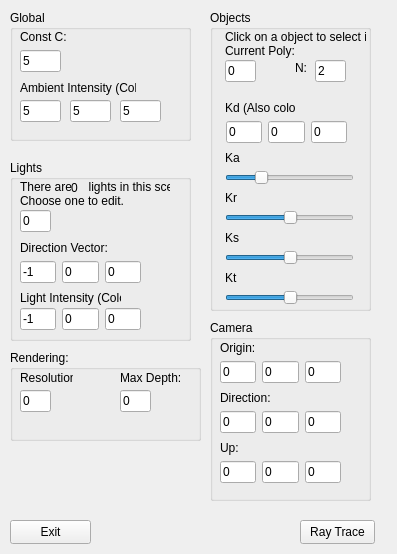
<ui version="4.0" >
 <class>control</class>
 <widget class="QWidget" name="control" >
  <property name="geometry" >
   <rect>
    <x>0</x>
    <y>0</y>
    <width>397</width>
    <height>554</height>
   </rect>
  </property>
  <property name="windowTitle" >
   <string>ToolBox</string>
  </property>
  <widget class="QGroupBox" name="groupBox_3" >
   <property name="geometry" >
    <rect>
     <x>210</x>
     <y>10</y>
     <width>161</width>
     <height>301</height>
    </rect>
   </property>
   <property name="title" >
    <string>Objects</string>
   </property>
   <widget class="QLabel" name="label_3" >
    <property name="geometry" >
     <rect>
      <x>15</x>
      <y>20</y>
      <width>141</width>
      <height>28</height>
     </rect>
    </property>
    <property name="text" >
     <string>Click on a object to select it
Current Poly:</string>
    </property>
   </widget>
   <widget class="QLabel" name="label_9" >
    <property name="geometry" >
     <rect>
      <x>85</x>
      <y>50</y>
      <width>16</width>
      <height>16</height>
     </rect>
    </property>
    <property name="text" >
     <string>N:</string>
    </property>
   </widget>
   <widget class="QLabel" name="label_7" >
    <property name="geometry" >
     <rect>
      <x>15</x>
      <y>90</y>
      <width>71</width>
      <height>16</height>
     </rect>
    </property>
    <property name="text" >
     <string>Kd (Also color):</string>
    </property>
   </widget>
   <widget class="QLabel" name="label_4" >
    <property name="geometry" >
     <rect>
      <x>15</x>
      <y>140</y>
      <width>129</width>
      <height>16</height>
     </rect>
    </property>
    <property name="text" >
     <string>Ka</string>
    </property>
   </widget>
   <widget class="QLabel" name="asdf" >
    <property name="geometry" >
     <rect>
      <x>15</x>
      <y>180</y>
      <width>129</width>
      <height>16</height>
     </rect>
    </property>
    <property name="text" >
     <string>Kr</string>
    </property>
   </widget>
   <widget class="QSlider" name="kr" >
    <property name="geometry" >
     <rect>
      <x>15</x>
      <y>200</y>
      <width>129</width>
      <height>16</height>
     </rect>
    </property>
    <property name="sliderPosition" >
     <number>50</number>
    </property>
    <property name="orientation" >
     <enum>Qt::Horizontal</enum>
    </property>
   </widget>
   <widget class="QLabel" name="label_6" >
    <property name="geometry" >
     <rect>
      <x>15</x>
      <y>220</y>
      <width>129</width>
      <height>16</height>
     </rect>
    </property>
    <property name="text" >
     <string>Ks</string>
    </property>
   </widget>
   <widget class="QSlider" name="ks" >
    <property name="geometry" >
     <rect>
      <x>15</x>
      <y>240</y>
      <width>129</width>
      <height>16</height>
     </rect>
    </property>
    <property name="sliderPosition" >
     <number>50</number>
    </property>
    <property name="orientation" >
     <enum>Qt::Horizontal</enum>
    </property>
   </widget>
   <widget class="QLabel" name="asdf_2" >
    <property name="geometry" >
     <rect>
      <x>15</x>
      <y>260</y>
      <width>129</width>
      <height>16</height>
     </rect>
    </property>
    <property name="text" >
     <string>Kt</string>
    </property>
   </widget>
   <widget class="QSlider" name="kt" >
    <property name="geometry" >
     <rect>
      <x>15</x>
      <y>280</y>
      <width>129</width>
      <height>16</height>
     </rect>
    </property>
    <property name="sliderPosition" >
     <number>50</number>
    </property>
    <property name="orientation" >
     <enum>Qt::Horizontal</enum>
    </property>
   </widget>
   <widget class="QLineEdit" name="nEdit" >
    <property name="geometry" >
     <rect>
      <x>105</x>
      <y>50</y>
      <width>31</width>
      <height>22</height>
     </rect>
    </property>
    <property name="text" >
     <string>2</string>
    </property>
   </widget>
   <widget class="QLineEdit" name="selected" >
    <property name="geometry" >
     <rect>
      <x>15</x>
      <y>50</y>
      <width>31</width>
      <height>22</height>
     </rect>
    </property>
    <property name="text" >
     <string>0</string>
    </property>
    <property name="readOnly" >
     <bool>true</bool>
    </property>
   </widget>
   <widget class="QSlider" name="ka" >
    <property name="geometry" >
     <rect>
      <x>15</x>
      <y>160</y>
      <width>129</width>
      <height>16</height>
     </rect>
    </property>
    <property name="sliderPosition" >
     <number>25</number>
    </property>
    <property name="orientation" >
     <enum>Qt::Horizontal</enum>
    </property>
   </widget>
   <widget class="QWidget" name="layoutWidget_6" >
    <property name="geometry" >
     <rect>
      <x>16</x>
      <y>110</y>
      <width>121</width>
      <height>24</height>
     </rect>
    </property>
    <layout class="QHBoxLayout" >
     <property name="margin" >
      <number>0</number>
     </property>
     <property name="spacing" >
      <number>6</number>
     </property>
     <item>
      <widget class="QLineEdit" name="kdR" >
       <property name="text" >
        <string>0</string>
       </property>
      </widget>
     </item>
     <item>
      <widget class="QLineEdit" name="kdG" >
       <property name="text" >
        <string>0</string>
       </property>
      </widget>
     </item>
     <item>
      <widget class="QLineEdit" name="kdB" >
       <property name="text" >
        <string>0</string>
       </property>
      </widget>
     </item>
    </layout>
   </widget>
  </widget>
  <widget class="QGroupBox" name="groupBox" >
   <property name="geometry" >
    <rect>
     <x>10</x>
     <y>10</y>
     <width>181</width>
     <height>131</height>
    </rect>
   </property>
   <property name="title" >
    <string>Global</string>
   </property>
   <widget class="QLabel" name="label" >
    <property name="geometry" >
     <rect>
      <x>10</x>
      <y>20</y>
      <width>47</width>
      <height>14</height>
     </rect>
    </property>
    <property name="text" >
     <string>Const C:</string>
    </property>
   </widget>
   <widget class="QLabel" name="label_8" >
    <property name="geometry" >
     <rect>
      <x>10</x>
      <y>70</y>
      <width>116</width>
      <height>16</height>
     </rect>
    </property>
    <property name="text" >
     <string>Ambient Intensity (Color):</string>
    </property>
   </widget>
   <widget class="QLineEdit" name="iaG" >
    <property name="geometry" >
     <rect>
      <x>60</x>
      <y>90</y>
      <width>41</width>
      <height>22</height>
     </rect>
    </property>
    <property name="text" >
     <string>5</string>
    </property>
   </widget>
   <widget class="QLineEdit" name="iaB" >
    <property name="geometry" >
     <rect>
      <x>110</x>
      <y>90</y>
      <width>41</width>
      <height>22</height>
     </rect>
    </property>
    <property name="text" >
     <string>5</string>
    </property>
   </widget>
   <widget class="QLineEdit" name="c" >
    <property name="geometry" >
     <rect>
      <x>10</x>
      <y>40</y>
      <width>41</width>
      <height>22</height>
     </rect>
    </property>
    <property name="text" >
     <string>5</string>
    </property>
   </widget>
   <widget class="QLineEdit" name="iaR" >
    <property name="geometry" >
     <rect>
      <x>10</x>
      <y>90</y>
      <width>41</width>
      <height>22</height>
     </rect>
    </property>
    <property name="text" >
     <string>5</string>
    </property>
   </widget>
  </widget>
  <widget class="QGroupBox" name="groupBox_2" >
   <property name="geometry" >
    <rect>
     <x>10</x>
     <y>160</y>
     <width>181</width>
     <height>181</height>
    </rect>
   </property>
   <property name="title" >
    <string>Lights</string>
   </property>
   <widget class="QLabel" name="numLights" >
    <property name="geometry" >
     <rect>
      <x>61</x>
      <y>20</y>
      <width>13</width>
      <height>16</height>
     </rect>
    </property>
    <property name="text" >
     <string>0</string>
    </property>
   </widget>
   <widget class="QLabel" name="label_2" >
    <property name="geometry" >
     <rect>
      <x>10</x>
      <y>80</y>
      <width>97</width>
      <height>16</height>
     </rect>
    </property>
    <property name="text" >
     <string>Direction Vector:</string>
    </property>
   </widget>
   <widget class="QWidget" name="layoutWidget_2" >
    <property name="geometry" >
     <rect>
      <x>10</x>
      <y>147</y>
      <width>121</width>
      <height>24</height>
     </rect>
    </property>
    <layout class="QHBoxLayout" >
     <property name="margin" >
      <number>0</number>
     </property>
     <property name="spacing" >
      <number>6</number>
     </property>
     <item>
      <widget class="QLineEdit" name="lightR" >
       <property name="text" >
        <string>-1</string>
       </property>
      </widget>
     </item>
     <item>
      <widget class="QLineEdit" name="lightG" >
       <property name="text" >
        <string>0</string>
       </property>
      </widget>
     </item>
     <item>
      <widget class="QLineEdit" name="lightB" >
       <property name="text" >
        <string>0</string>
       </property>
      </widget>
     </item>
    </layout>
   </widget>
   <widget class="QLabel" name="label_10" >
    <property name="geometry" >
     <rect>
      <x>10</x>
      <y>130</y>
      <width>101</width>
      <height>16</height>
     </rect>
    </property>
    <property name="text" >
     <string>Light Intensity (Color):</string>
    </property>
   </widget>
   <widget class="QWidget" name="layoutWidget_3" >
    <property name="geometry" >
     <rect>
      <x>10</x>
      <y>100</y>
      <width>121</width>
      <height>24</height>
     </rect>
    </property>
    <layout class="QHBoxLayout" >
     <property name="margin" >
      <number>0</number>
     </property>
     <property name="spacing" >
      <number>6</number>
     </property>
     <item>
      <widget class="QLineEdit" name="lightx" >
       <property name="text" >
        <string>-1</string>
       </property>
      </widget>
     </item>
     <item>
      <widget class="QLineEdit" name="lighty" >
       <property name="text" >
        <string>0</string>
       </property>
      </widget>
     </item>
     <item>
      <widget class="QLineEdit" name="lightz" >
       <property name="text" >
        <string>0</string>
       </property>
      </widget>
     </item>
    </layout>
   </widget>
   <widget class="QLabel" name="label_5" >
    <property name="geometry" >
     <rect>
      <x>10</x>
      <y>20</y>
      <width>150</width>
      <height>28</height>
     </rect>
    </property>
    <property name="text" >
     <string>There are     lights in this scene.
Choose one to edit.</string>
    </property>
   </widget>
   <widget class="QLineEdit" name="lightEdit" >
    <property name="geometry" >
     <rect>
      <x>10</x>
      <y>50</y>
      <width>31</width>
      <height>22</height>
     </rect>
    </property>
    <property name="text" >
     <string>0</string>
    </property>
   </widget>
  </widget>
  <widget class="QGroupBox" name="groupBox_4" >
   <property name="geometry" >
    <rect>
     <x>210</x>
     <y>320</y>
     <width>161</width>
     <height>181</height>
    </rect>
   </property>
   <property name="title" >
    <string>Camera</string>
   </property>
   <widget class="QWidget" name="layoutWidget_4" >
    <property name="geometry" >
     <rect>
      <x>10</x>
      <y>90</y>
      <width>121</width>
      <height>24</height>
     </rect>
    </property>
    <layout class="QHBoxLayout" >
     <property name="margin" >
      <number>0</number>
     </property>
     <property name="spacing" >
      <number>6</number>
     </property>
     <item>
      <widget class="QLineEdit" name="cameradx" >
       <property name="text" >
        <string>0</string>
       </property>
      </widget>
     </item>
     <item>
      <widget class="QLineEdit" name="camerady" >
       <property name="text" >
        <string>0</string>
       </property>
      </widget>
     </item>
     <item>
      <widget class="QLineEdit" name="cameradz" >
       <property name="text" >
        <string>0</string>
       </property>
      </widget>
     </item>
    </layout>
   </widget>
   <widget class="QWidget" name="layoutWidget_5" >
    <property name="geometry" >
     <rect>
      <x>10</x>
      <y>140</y>
      <width>121</width>
      <height>24</height>
     </rect>
    </property>
    <layout class="QHBoxLayout" >
     <property name="margin" >
      <number>0</number>
     </property>
     <property name="spacing" >
      <number>6</number>
     </property>
     <item>
      <widget class="QLineEdit" name="upx" >
       <property name="text" >
        <string>0</string>
       </property>
      </widget>
     </item>
     <item>
      <widget class="QLineEdit" name="upy" >
       <property name="text" >
        <string>0</string>
       </property>
      </widget>
     </item>
     <item>
      <widget class="QLineEdit" name="upz" >
       <property name="text" >
        <string>0</string>
       </property>
      </widget>
     </item>
    </layout>
   </widget>
   <widget class="QLabel" name="label_12" >
    <property name="geometry" >
     <rect>
      <x>10</x>
      <y>70</y>
      <width>51</width>
      <height>16</height>
     </rect>
    </property>
    <property name="text" >
     <string>Direction:</string>
    </property>
   </widget>
   <widget class="QLabel" name="label_13" >
    <property name="geometry" >
     <rect>
      <x>10</x>
      <y>120</y>
      <width>51</width>
      <height>16</height>
     </rect>
    </property>
    <property name="text" >
     <string>Up:</string>
    </property>
   </widget>
   <widget class="QLabel" name="label_11" >
    <property name="geometry" >
     <rect>
      <x>10</x>
      <y>20</y>
      <width>41</width>
      <height>16</height>
     </rect>
    </property>
    <property name="text" >
     <string>Origin:</string>
    </property>
   </widget>
   <widget class="QWidget" name="layoutWidget" >
    <property name="geometry" >
     <rect>
      <x>10</x>
      <y>40</y>
      <width>121</width>
      <height>24</height>
     </rect>
    </property>
    <layout class="QHBoxLayout" >
     <property name="margin" >
      <number>0</number>
     </property>
     <property name="spacing" >
      <number>6</number>
     </property>
     <item>
      <widget class="QLineEdit" name="camerax" >
       <property name="text" >
        <string>0</string>
       </property>
      </widget>
     </item>
     <item>
      <widget class="QLineEdit" name="cameray" >
       <property name="text" >
        <string>0</string>
       </property>
      </widget>
     </item>
     <item>
      <widget class="QLineEdit" name="cameraz" >
       <property name="text" >
        <string>0</string>
       </property>
      </widget>
     </item>
    </layout>
   </widget>
  </widget>
  <widget class="QPushButton" name="exitButton" >
   <property name="geometry" >
    <rect>
     <x>10</x>
     <y>520</y>
     <width>81</width>
     <height>24</height>
    </rect>
   </property>
   <property name="text" >
    <string>Exit</string>
   </property>
  </widget>
  <widget class="QGroupBox" name="groupBox_5" >
   <property name="geometry" >
    <rect>
     <x>10</x>
     <y>350</y>
     <width>191</width>
     <height>91</height>
    </rect>
   </property>
   <property name="title" >
    <string>Rendering:</string>
   </property>
   <widget class="QLabel" name="label_14" >
    <property name="geometry" >
     <rect>
      <x>10</x>
      <y>20</y>
      <width>53</width>
      <height>16</height>
     </rect>
    </property>
    <property name="text" >
     <string>Resolution:</string>
    </property>
   </widget>
   <widget class="QLineEdit" name="resolution" >
    <property name="geometry" >
     <rect>
      <x>10</x>
      <y>40</y>
      <width>31</width>
      <height>22</height>
     </rect>
    </property>
    <property name="text" >
     <string>0</string>
    </property>
   </widget>
   <widget class="QLabel" name="label_15" >
    <property name="geometry" >
     <rect>
      <x>110</x>
      <y>20</y>
      <width>61</width>
      <height>16</height>
     </rect>
    </property>
    <property name="text" >
     <string>Max Depth:</string>
    </property>
   </widget>
   <widget class="QLineEdit" name="maxDepth" >
    <property name="geometry" >
     <rect>
      <x>110</x>
      <y>40</y>
      <width>31</width>
      <height>22</height>
     </rect>
    </property>
    <property name="text" >
     <string>0</string>
    </property>
   </widget>
  </widget>
  <widget class="QPushButton" name="traceButton" >
   <property name="geometry" >
    <rect>
     <x>300</x>
     <y>520</y>
     <width>75</width>
     <height>24</height>
    </rect>
   </property>
   <property name="text" >
    <string>Ray Trace</string>
   </property>
  </widget>
 </widget>
 <resources/>
 <connections/>
</ui>
